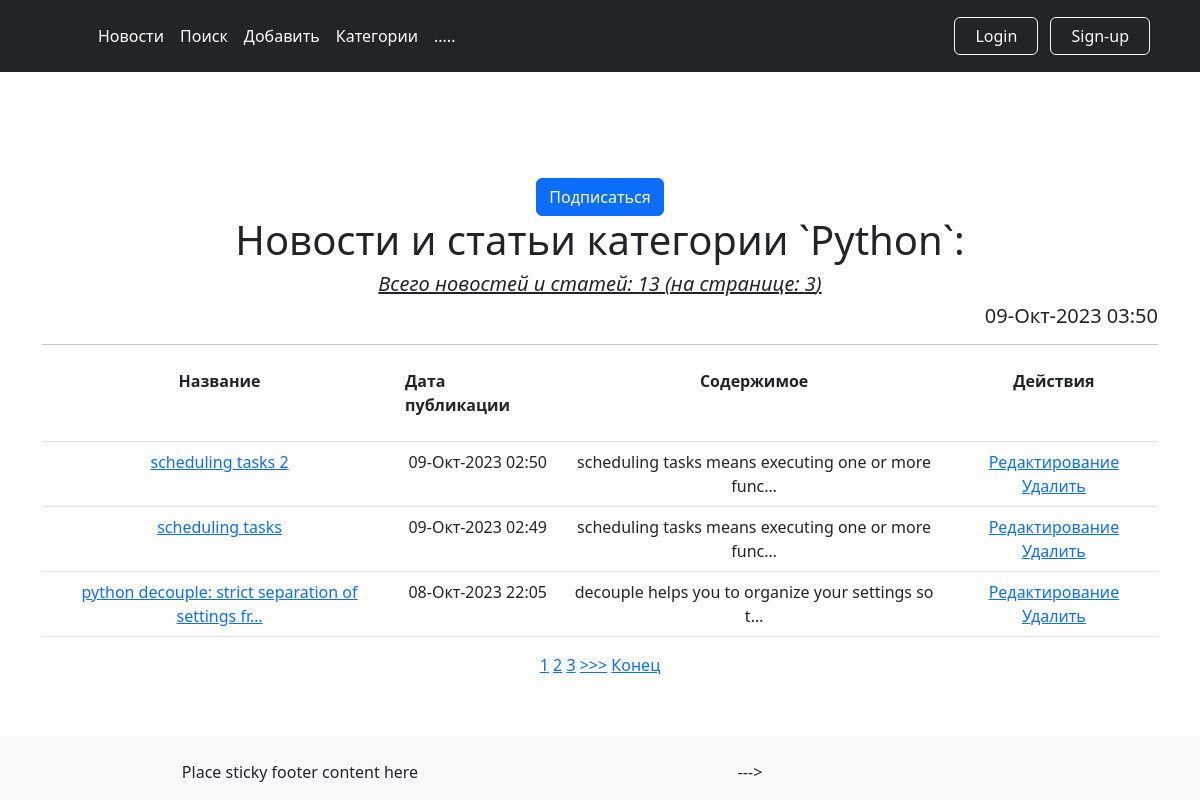
Screenshot of /categories/1 with the database file from the repository.
### news/models.py (models this page shows, shortened)
class Category(models.Model):
    name = models.CharField(max_length=64, unique=True)
    subscribers = models.ManyToManyField(User, blank=True)

class Post(models.Model):
    author = models.ForeignKey(Author, on_delete=models.CASCADE, verbose_name='Автор')
    NEWS = 'NW'
    ARTICLE = 'AR'
    TYPES = [
        (NEWS, 'Новость'),
        (ARTICLE, 'Статья'),
    ]
    categoryType = models.CharField(max_length=2, choices=TYPES, default=ARTICLE, verbose_name='Тип статьи')
    dateCreation = models.DateTimeField(auto_now_add=True, verbose_name='Дата публикации')
    postCategory = models.ManyToManyField(Category, through='PostCategory', verbose_name='Категории статьи')
    title = models.CharField(max_length=128, verbose_name='Заголовок')
    text = models.TextField(verbose_name='Текст статьи')
    rating = models.SmallIntegerField(default=0, verbose_name='Рейтинг')

### news/views.py (the view)
# urls.py: path('categories/<int:pk>', CategoryDetailView.as_view(), name='category_detail'),
class CategoryDetailView(ListView):
    model = Category
    template_name = 'news/posts.html'
    context_object_name = 'posts'
    ordering = ['-id']
    paginate_by = 3
    def get_queryset(self):
        cat = Category.objects.get(pk=self.kwargs['pk'])
        queryset = cat.post_set.order_by('-pk')
        return queryset
    def get_context_data(self, **kwargs):
        context = super().get_context_data(**kwargs)
        context['category'] = Category.objects.get(pk=self.kwargs['pk'])
        context['time_now'] = timezone.localtime(timezone.now())  # добавим переменную текущей даты time_now
        context['is_not_authors'] = not self.request.user.groups.filter(name='authors').exists()
        return context

### news/templatetags/custom_filters.py (called while the page is built)
@register.filter(name='Censor')
def censor(text):
    for bw in banned_word_list:
        text = text.lower().replace(bw.lower(), f'{bw[0:2]}...')
    return text

### news/templates/news/posts.html (shortened to what this page needs)
{% extends 'layout/default.html' %}
{% load custom_filters %}
{% block content %}
    {% if category %}
        {% if user not in category.subscribers.filter %}
            <a href="{% url 'news:subscribe' category.pk %}" class="btn btn-primary">Подписаться</a>
        {% else %}
            <a href="{% url 'news:unsubscribe' category.pk %}" class="btn btn-secondary btn-sm">Отписаться</a>
        {% endif %}
        <h1 align="center" >Новости и статьи категории `{{ category.name }}`:</h1>
        <h5 align="center"><i><u> Всего новостей и статей: {{ category.post_set.count }}
            (на странице: {{ posts|length }})</u></i>
        </h5>
    {% else %}
        <h1 align="center" >Все новости и статьи:</h1>
        <h5 align="center"><i><u> Всего новостей и статей: {{ posts_count }}
            (на странице: {{ posts|length }})</u></i>
        </h5>
    {% endif %}
    <h5 align="right">{{ time_now| date:'d-M-Y H:i' }}</h5>
    <hr>
    {% if posts %}
        <table class="table">
            <tr>
                <th scope="col"> Название</th>
                <th scope="col"><p align="justify"> Дата публикации</p></th>
                <th scope="col">Содержимое</th>
                <th scope="col">Действия</th>
            </tr>
            {% for post in posts %}
                <tr>
                    <td>
                        <a href="{% url 'news:post_detail' post.pk %}">
                            {{ post.title|truncatewords:8|truncatechars:50|Censor }}
                        </a>
                    </td>
                    <td>{{ post.dateCreation| date:'d-M-Y H:i' }}</td>
                    <td>{{ post.text|truncatechars:50|Censor }}</td>
                    <td>
                        <a href="{% url 'news:post_update' post.pk %}">Редактирование</a>
                        <a href="{% url 'news:post_delete' post.pk %}">Удалить</a>
                    </td>
                </tr>
            {% endfor %}
        </table>
        {% include 'news/parts/paginator.html' %}
    {% else %}
        <h2>Новостей и статей нет!</h2>
    {% endif %}
{% endblock content %}

### static/css/styles.css (style rules this page uses)
* { margin: 0; padding: 0; }
html, body { height: 100%; }

### rows the page displays
Category: name "Python", post_set.count "13"
Post: title|Censor "scheduling tasks 2", dateCreation "09-Окт-2023 02:50", text|Censor "scheduling tasks means executing one or more func…"
Post: title|Censor "scheduling tasks", dateCreation "09-Окт-2023 02:49", text|Censor "scheduling tasks means executing one or more func…"
Post: title|Censor "python decouple: strict separation of settings fr…", dateCreation "08-Окт-2023 22:05", text|Censor "decouple helps you to organize your settings so t…"

### other values shown
{{ posts|length }} "3"
{{ time_now| date:'d-M-Y H:i' }} "09-Окт-2023 03:50"
{{ num }} "1" "2" "3"
